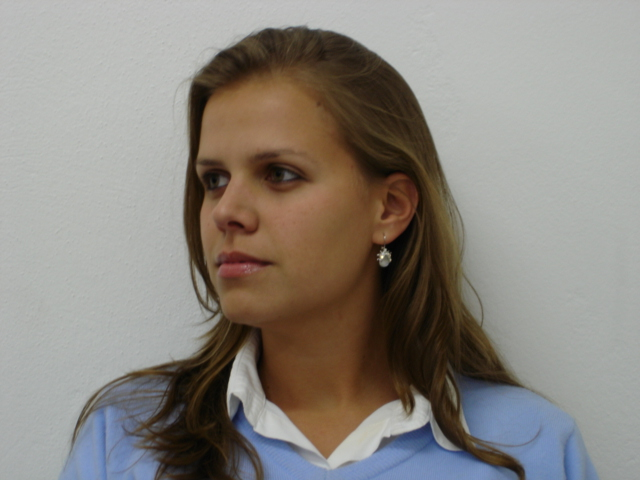
#> input picture originalimages_part2/100-02.jpg, 640 x 480 px; its folder holds only this picture in this run
$ python -i reconnaissancefaciale.py   (imports and definitions only)
#> lines starting #> are read from the running program, lines starting #| are printed output that depends on the picture
#> further down, picture is the input picture: shape (480, 640, 3); mean B, G, R 126.5, 133.3, 138.7
import streamlit as st
import os
import cv2
import numpy as np
import matplotlib.pyplot as plt
import seaborn as sns
from sklearn.decomposition import PCA
from sklearn.discriminant_analysis import LinearDiscriminantAnalysis as LDA
from sklearn.model_selection import train_test_split
from sklearn.preprocessing import StandardScaler
from sklearn.metrics import accuracy_score, precision_score, recall_score, f1_score, confusion_matrix
from sklearn.ensemble import RandomForestClassifier
from sklearn.neural_network import MLPClassifier
from sklearn.svm import SVC
import joblib

# -------------------------------
# PARAMÈTRES
# -------------------------------
IMAGE_SIZE = (100, 100)
DATA_DIR = "originalimages_part2"

# Vérifier si le dossier existe
# [4 lines not run here, left out]

try:
    face_cascade = cv2.CascadeClassifier(cv2.data.haarcascades + "haarcascade_frontalface_default.xml")
except Exception as e:
    st.error(f"❌ Erreur chargement Haar Cascade: {e}")
    st.stop()

def extraire_visage(img):
    """Extrait et redimensionne le visage d'une image"""
    try:
        gray = cv2.cvtColor(img, cv2.COLOR_BGR2GRAY)
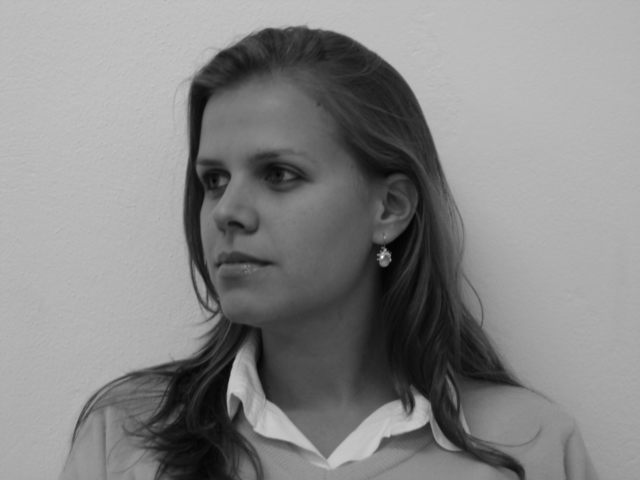
#> gray: shape (480, 640); min 3, max 244, mean 134.1
        faces = face_cascade.detectMultiScale(gray, 1.3, 5)
#> faces = [[138, 92, 217, 217]]

        if len(faces) == 0:
            return None

        x, y, w, h = faces[0]
#> x = 138; y = 92; w = 217; h = 217
        face = gray[y:y+h, x:x+w]
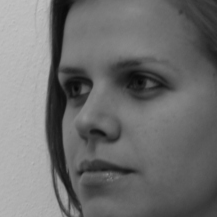
#> face: shape (217, 217); min 8, max 193, mean 111.1
        face = cv2.resize(face, IMAGE_SIZE)
#> face: shape (100, 100)
        return face
    except Exception as e:
        st.error(f"Erreur extraction visage: {e}")
        return None

# -------------------------------
# CHARGEMENT DES DONNÉES
# -------------------------------
# [55 lines left out: function charger_donnees, not called in this run]

# -------------------------------
# INTERFACE STREAMLIT
# -------------------------------
# [5 lines not run here, left out]
# [5 lines that did not run here, left out]

# Paramètres selon le modèle
# [9 lines that did not run here, left out]

# -------------------------------
# CHARGEMENT DES DONNÉES
# -------------------------------
# [8 lines not run here, left out]

# Affichage des statistiques
# [1 line that did not run here, left out]
# [6 lines not run here, left out]

# -------------------------------
# PRÉPARATION DES DONNÉES
# -------------------------------
scaler = StandardScaler()
# [1 line that did not run here, left out]

# PCA
# [1 line that did not run here, left out]
# [1 line that did not run here, left out]
# [1 line that did not run here, left out]

# LDA
# [1 line that did not run here, left out]
# [6 lines not run here, left out]

# Split données
# [3 lines that did not run here, left out]

# -------------------------------
# ENTRAÎNEMENT DU MODÈLE
# -------------------------------
# [1 line not run here, left out]

# [25 lines that did not run here, left out]

# [11 lines not run here, left out]

# [1 line that did not run here, left out]
# [1 line that did not run here, left out]
# [1 line that did not run here, left out]
# [1 line that did not run here, left out]

# Métriques en colonnes
# [1 line that did not run here, left out]
# [13 lines not run here, left out]
fig_cm, ax = plt.subplots(figsize=(10, 8))
# [1 line that did not run here, left out]
# [10 lines not run here, left out]

# [1 line that did not run here, left out]

# [51 lines not run here, left out]

# [43 lines left out: functions predict_image, trouver_images_similaires, not called in this run]

# [74 lines not run here, left out]

>>> import cv2
>>> picture = cv2.imread('originalimages_part2/100-02.jpg')
>>> result = extraire_visage(picture)

$ run again, on originalimages_part2/51-08.jpg
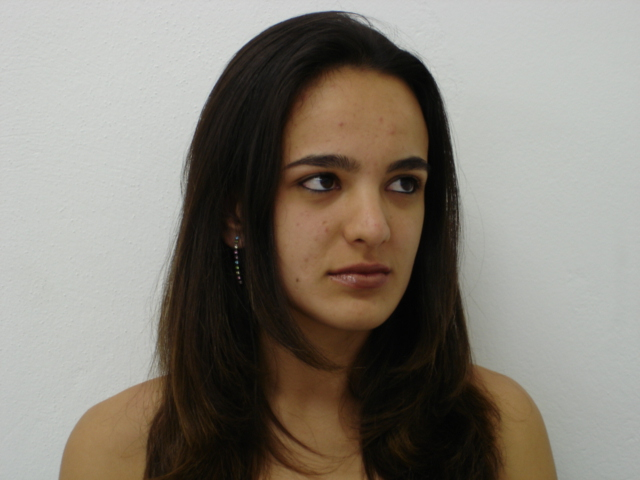
#> input picture originalimages_part2/51-08.jpg, 640 x 480 px
#> picture is the input picture: shape (480, 640, 3); mean B, G, R 118, 127.5, 133.8
#> in extraire_visage, `gray = cv2.cvtColor(img, cv2.COLOR_BGR2GRAY)`:
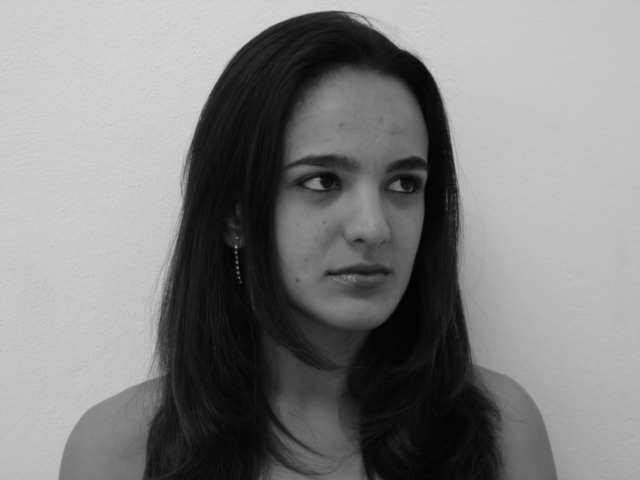
#> gray: shape (480, 640); min 2, max 218, mean 128.3
#> faces = [[248, 96, 223, 223]]
#> x = 248; y = 96; w = 223
#> in extraire_visage, `face = gray[y:y+h, x:x+w]`:
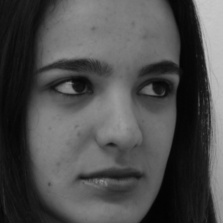
#> face: shape (223, 223); min 2, max 200, mean 77.1

$ run again, on originalimages_part2/52-14.jpg
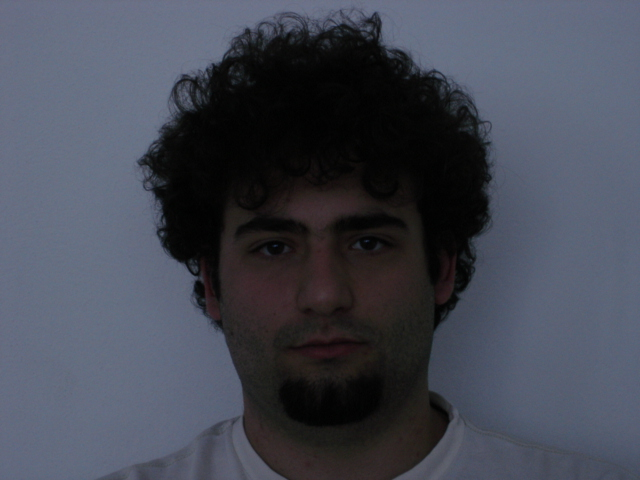
#> input picture originalimages_part2/52-14.jpg, 640 x 480 px
#> picture is the input picture: shape (480, 640, 3); mean B, G, R 83.1, 71.4, 67.5
#> in extraire_visage, `gray = cv2.cvtColor(img, cv2.COLOR_BGR2GRAY)`:
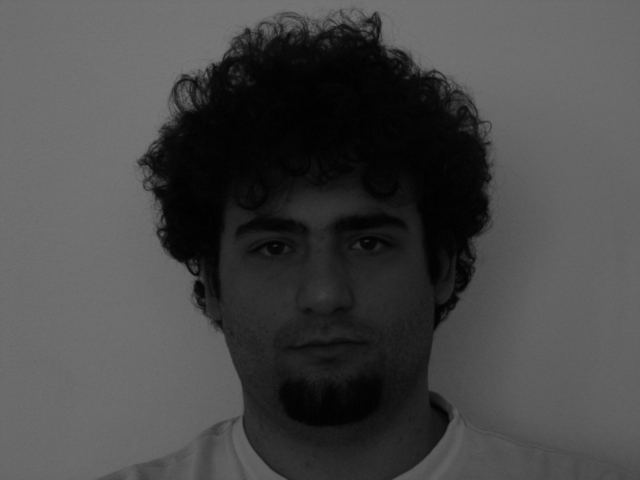
#> gray: shape (480, 640); min 0, max 119, mean 71.6
#> faces = [[200, 155, 247, 247]]
#> x = 200; y = 155; w = 247
#> in extraire_visage, `face = gray[y:y+h, x:x+w]`:
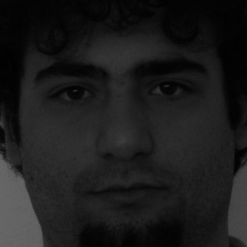
#> face: shape (247, 247); min 0, max 104, mean 28.1
